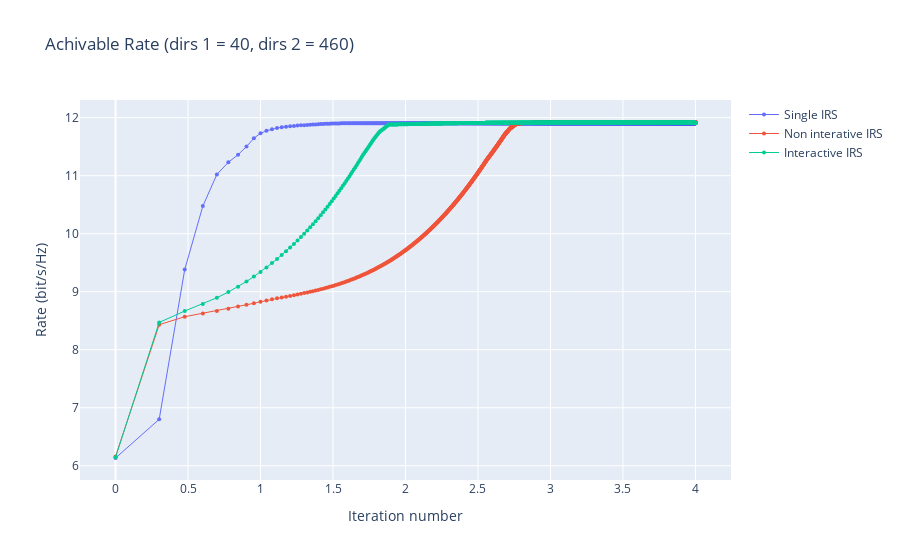

Source (notebook cell):
### Code cell
# Create the line plot
normal_rate_fig = go.Figure(data=[go.Scatter(
    x=np.log10(np.arange(0, len(rate_average_single))+1),
    y=rate_average_single, 
    mode='lines+markers',  # Line + Markers
    marker=dict(size=4,),  # Marker style
    line=dict(width=1),  # Line style
    name='Single IRS'
),
go.Scatter(
    x=np.log10(np.arange(0, len(rate_average_noninteractive))+1),
    y=rate_average_noninteractive, 
    mode='lines+markers',  # Line + Markers
    marker=dict(size=4,),  # Marker style
    line=dict(width=1),  # Line style
    name='Non interative IRS'
),
go.Scatter(
    x=np.log10(np.arange(0, len(rate_average_interactive))+1),
    y=rate_average_interactive, 
    mode='lines+markers',  # Line + Markers
    marker=dict(size=4,),  # Marker style
    line=dict(width=1),  # Line style
    name='Interactive IRS'
)]) 

# Add titles and labels
normal_rate_fig.update_layout(
    title='Achivable Rate (dirs 1 = 40, dirs 2 = 460)',
    xaxis_title='Iteration number',
    yaxis_title='Rate (bit/s/Hz)'
)

### Figure 1 — Plotly figure (JSON) as saved in the notebook; plotly's stock layout.template omitted (floating-point values rounded to 4 significant figures; data arrays with more than 128 entries replaced by an {"elided": "..."} marker saying what was removed)
{"data": [{"line": {"width": 1}, "marker": {"size": 4}, "mode": "lines+markers", "name": "Single IRS", "type": "scatter", "x": {"elided": "10001 float values"}, "y": {"elided": "10001 float values"}}, {"line": {"width": 1}, "marker": {"size": 4}, "mode": "lines+markers", "name": "Non interative IRS", "type": "scatter", "x": {"elided": "10001 float values"}, "y": {"elided": "10001 float values"}}, {"line": {"width": 1}, "marker": {"size": 4}, "mode": "lines+markers", "name": "Interactive IRS", "type": "scatter", "x": {"elided": "10001 float values"}, "y": {"elided": "10001 float values"}}], "layout": {"title": {"text": "Achivable Rate (dirs 1 = 40, dirs 2 = 460)"}, "xaxis": {"title": {"text": "Iteration number"}}, "yaxis": {"title": {"text": "Rate (bit/s/Hz)"}}}}
